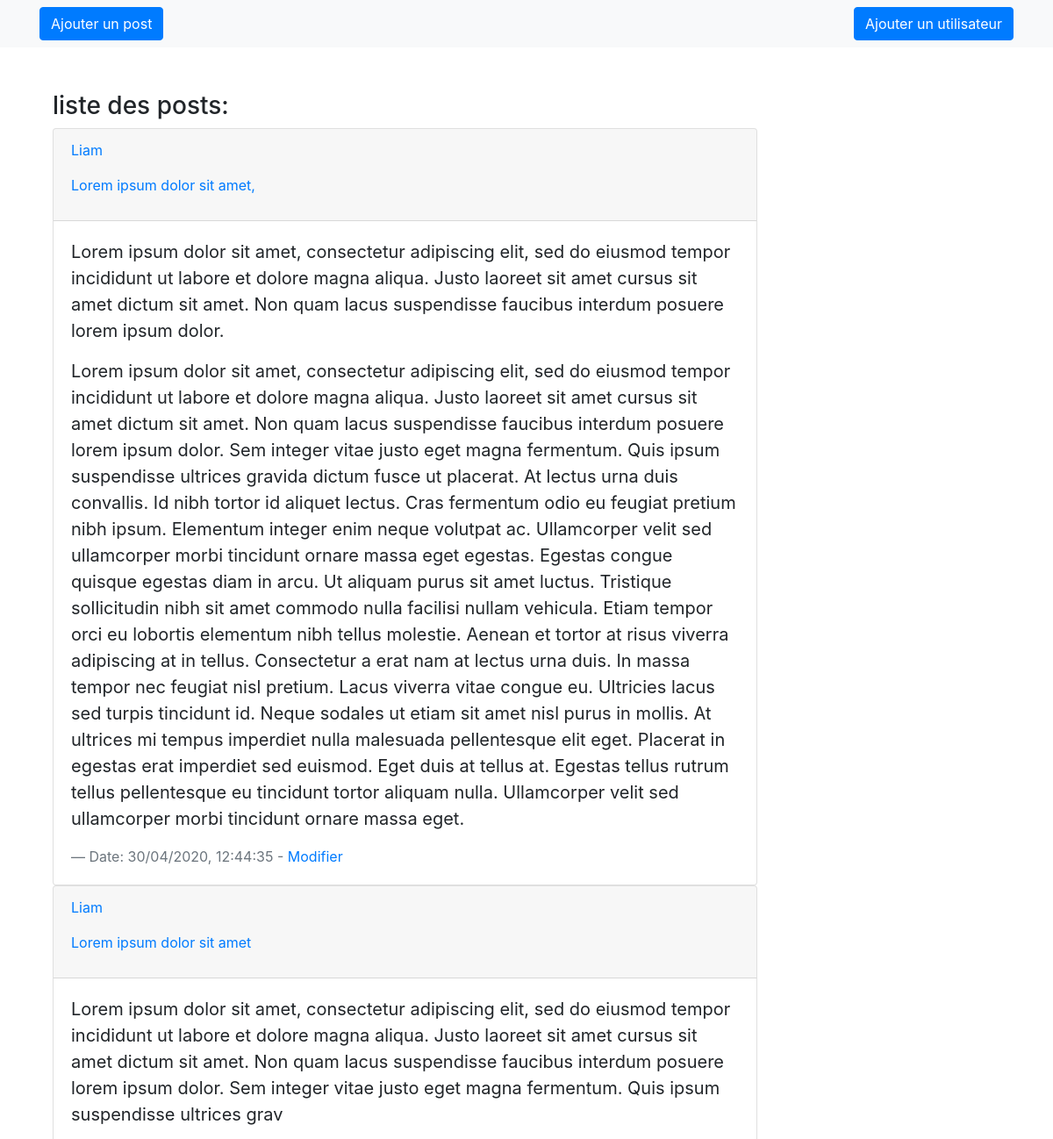
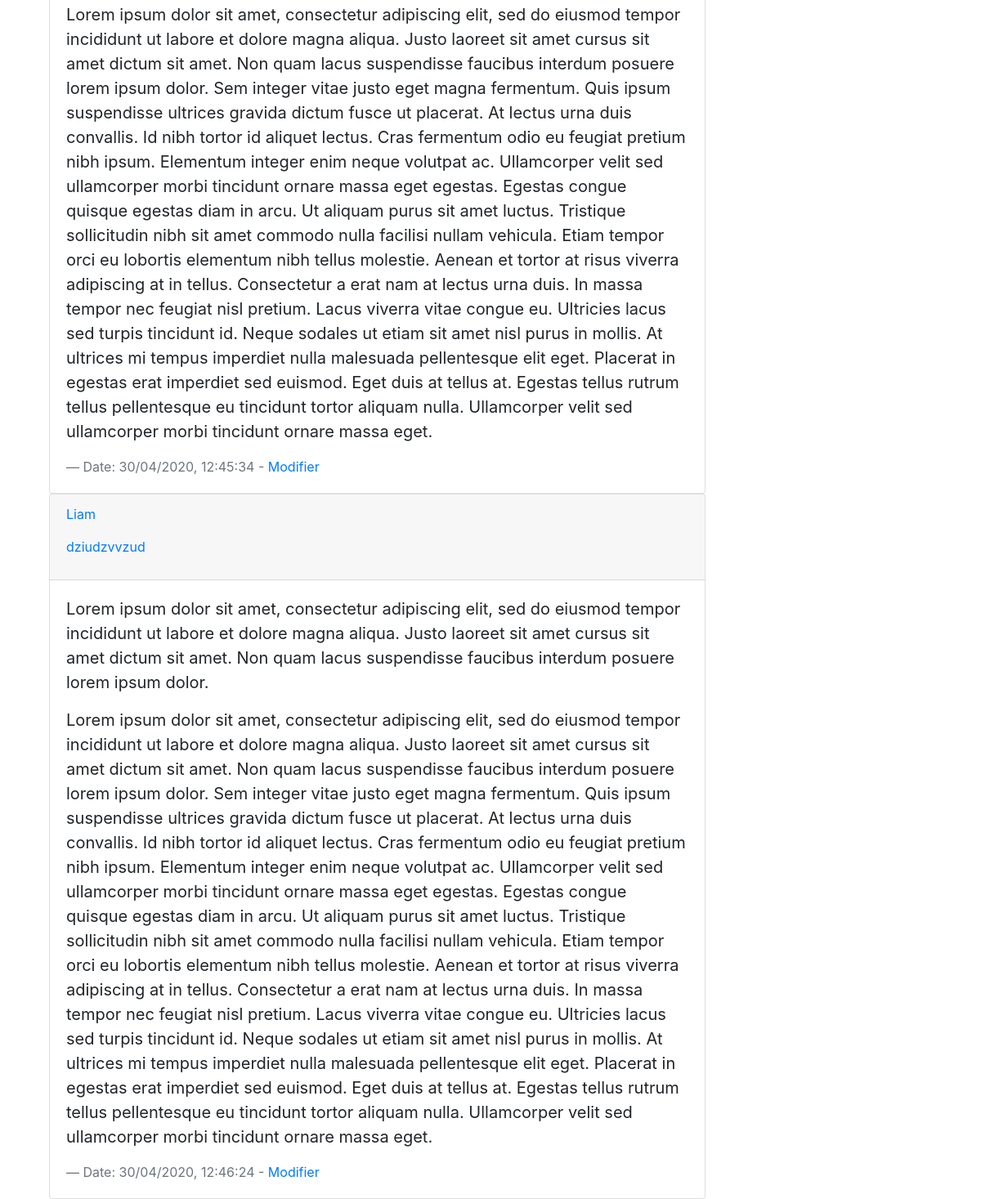
The page / on the database its author committed (2 pictures, top to bottom).
### post.py (models this page shows)
class Post(db.Model):
    id = db.Column(db.Integer, primary_key=True)
    user_id = db.Column(db.Integer, db.ForeignKey('user.id'), nullable=False)
    resume = db.Column(db.String(140), nullable=False)
    titre =  db.Column(db.String(140), nullable=False)
    content = db.Column(db.String(140), nullable=False)
    date = db.Column(db.DateTime, default=datetime.datetime.utcnow)

### user.py (models this page shows)
class User(db.Model):
    id = db.Column(db.Integer, primary_key=True)
    name = db.Column(db.String(80), nullable=False)
    email = db.Column(db.String(140), unique=True, nullable=False)
    password = db.Column(db.String(80), nullable=True)
    posts = db.relationship('Post', backref='user', lazy=True)

### index.py (the view)
@app.route('/')
def display_posts():
    allPosts = Post.query.all()
    return render_template('posts.html', posts=allPosts)

### templates/posts.html (shortened to what this page needs)
<!DOCTYPE html>
<html>
    <head>
        <link rel="stylesheet" href="{{ url_for('static', filename='css/bootstrap.min.css') }}">
    </head>
    <body>
        <div>
            <nav class="navbar navbar-light bg-light">
                <div class="container">
                    <a href="/posts/create" class="btn btn-primary">Ajouter un post</a>
                    <a href="/users/create" class="btn btn-primary">Ajouter un utilisateur</a>
                </div>
            </nav>
        </div>
        <div class="container" style="margin-top: 50px;">
            <div class="col-md-9">
                <h3>liste des posts:</h3>
                <div id="posts">
                    {% for post in posts %}
                    <div class="card">
                        <div class="card-header">
                            <p><a href="/posts/{{ post.user_id }}">{{ post.user.name }}</a></p>
                            <p><a href="/posts/{{ post.titre }}">{{ post.titre }}</a></p>
                        </div>
                        <div class="card-body">
                            <blockquote class="blockquote mb-0">
                                <p class="card-text"> {{ post.resume }}</p>
                                <p class="card-text"> {{ post.content }}</p>
                                <footer class="blockquote-footer">{% if post.date %}Date: {{ post.date.strftime("%d/%m/%Y, %H:%M:%S") }} - {% endif %}<a href="/posts/{{ post.id }}/edit">Modifier</a></footer>
                            </blockquote>
                        </div>
                    </div>
                    {% endfor %}
                </div>
            </div>
        </div>
    </body>
</html>

### rows shown on the page
Post: user.name "Liam", titre "Lorem ipsum dolor sit amet,", resume "Lorem ipsum dolor sit amet, consectetur adipiscing elit, sed do eiusmod tempor incididunt ut labore et dolore magna aliqua. Justo laoreet sit amet cursus sit amet dictum sit amet. Non quam lacus suspendisse faucibus interdum posuere lorem ipsum dolor.", content "Lorem ipsum dolor sit amet, consectetur adipiscing elit, sed do eiusmod tempor incididunt ut labore et dolore magna aliqua. Justo laoreet sit amet cursus sit amet dictum sit amet. Non quam lacus suspendisse faucibus interdum posuere lorem ipsum dolor. Sem integer vitae justo eget magna fermentum. Quis ipsum suspendisse ultrices gravida dictum fusce ut placerat. At lectus urna duis convallis. Id nibh tortor id aliquet lectus. Cras fermentum odio eu feugiat pretium nibh ipsum. Elementum integer enim neque volutpat ac. Ullamcorper velit sed ullamcorper morbi tincidunt ornare massa eget egestas. Egestas congue quisque egestas diam in arcu. Ut aliquam purus sit amet luctus. Tristique…", date "30/04/2020, 12:44:35"
Post: user.name "Liam", titre "Lorem ipsum dolor sit amet", resume "Lorem ipsum dolor sit amet, consectetur adipiscing elit, sed do eiusmod tempor incididunt ut labore et dolore magna aliqua. Justo laoreet sit amet cursus sit amet dictum sit amet. Non quam lacus suspendisse faucibus interdum posuere lorem ipsum dolor. Sem integer vitae justo eget magna fermentum. Quis ipsum suspendisse ultrices grav", content "Lorem ipsum dolor sit amet, consectetur adipiscing elit, sed do eiusmod tempor incididunt ut labore et dolore magna aliqua. Justo laoreet sit amet cursus sit amet dictum sit amet. Non quam lacus suspendisse faucibus interdum posuere lorem ipsum dolor. Sem integer vitae justo eget magna fermentum. Quis ipsum suspendisse ultrices gravida dictum fusce ut placerat. At lectus urna duis convallis. Id nibh tortor id aliquet lectus. Cras fermentum odio eu feugiat pretium nibh ipsum. Elementum integer enim neque volutpat ac. Ullamcorper velit sed ullamcorper morbi tincidunt ornare massa eget egestas. Egestas congue quisque egestas diam in arcu. Ut aliquam purus sit amet luctus. Tristique…", date "30/04/2020, 12:45:34"
Post: user.name "Liam", titre "dziudzvvzud", resume "Lorem ipsum dolor sit amet, consectetur adipiscing elit, sed do eiusmod tempor incididunt ut labore et dolore magna aliqua. Justo laoreet sit amet cursus sit amet dictum sit amet. Non quam lacus suspendisse faucibus interdum posuere lorem ipsum dolor.", content "Lorem ipsum dolor sit amet, consectetur adipiscing elit, sed do eiusmod tempor incididunt ut labore et dolore magna aliqua. Justo laoreet sit amet cursus sit amet dictum sit amet. Non quam lacus suspendisse faucibus interdum posuere lorem ipsum dolor. Sem integer vitae justo eget magna fermentum. Quis ipsum suspendisse ultrices gravida dictum fusce ut placerat. At lectus urna duis convallis. Id nibh tortor id aliquet lectus. Cras fermentum odio eu feugiat pretium nibh ipsum. Elementum integer enim neque volutpat ac. Ullamcorper velit sed ullamcorper morbi tincidunt ornare massa eget egestas. Egestas congue quisque egestas diam in arcu. Ut aliquam purus sit amet luctus. Tristique…", date "30/04/2020, 12:46:24"
